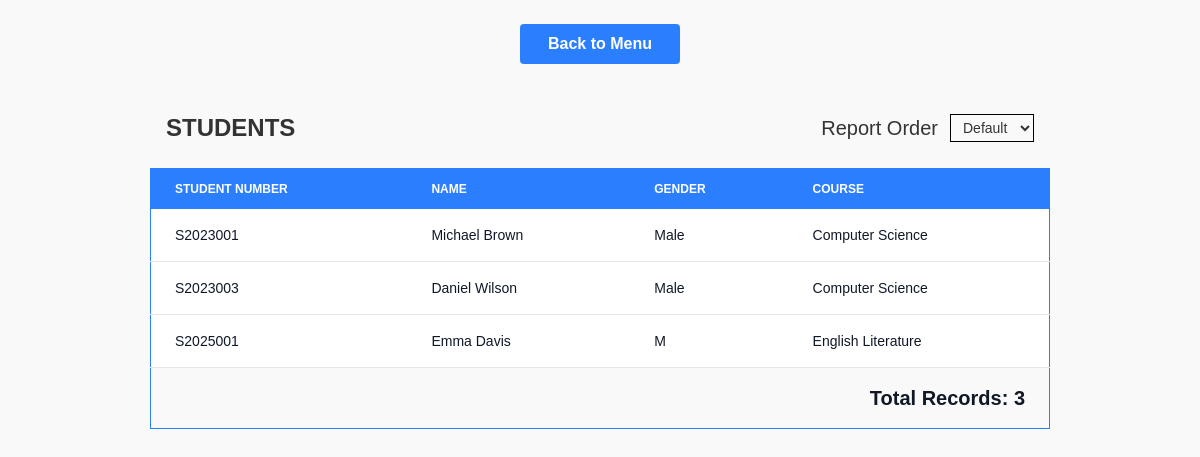
Page /list.php on the committed database.
### tables this page shows
CREATE TABLE IF NOT EXISTS `students` (
  `student_id` int NOT NULL AUTO_INCREMENT,
  `student_number` varchar(50) NOT NULL DEFAULT '0',
  `name` varchar(100) NOT NULL DEFAULT '0',
  `gender` varchar(10) NOT NULL DEFAULT 'Male',
  `course_id` int NOT NULL DEFAULT '0',
  PRIMARY KEY (`student_id`),
  KEY `FK_students_courses` (`course_id`),
  CONSTRAINT `FK_students_courses` FOREIGN KEY (`course_id`) REFERENCES `courses` (`course_id`) ON DELETE CASCADE ON UPDATE CASCADE
);

CREATE TABLE IF NOT EXISTS `courses` (
  `course_id` int NOT NULL AUTO_INCREMENT,
  `code` varchar(50) DEFAULT NULL,
  `name` varchar(100) DEFAULT NULL,
  PRIMARY KEY (`course_id`)
);

### list.php (the view, shortened to what this page needs)
<?php
require('partials/head.php');
$query = "
    select s.student_id, s.student_number, s.name as student_name, s.gender, c.name as course_name
    from students s
    join courses c on s.course_id = c.course_id
";
$stmt = $connection->prepare($query);
$stmt->execute();
$students = $stmt->fetchAll();
?>
<body x-data="{sort: null}" class="flex justify-content flex-col items-center gap-y-6">
    <button class="bg-blue-500 mt-6 w-40 cursor-pointer text-white font-bold py-2 px-4 rounded">
        <a href="/index.php">Back to Menu</a>
    </button>
    <div class="w-full md:w-3/4 mx-auto px-4 gap-x-4 flex flex-col sm:flex-row justify-between items-start sm:items-center">
        <h1 class="text-2xl font-bold mt-6">STUDENTS</h1>
        <div class="flex flex-col sm:flex-row items-start sm:items-center gap-2 sm:gap-x-3 mt-4 sm:mt-6">
            <h1 class="text-lg sm:text-xl">Report Order</h1>
            <select name="sort" id="sort" @change="window.location.href = `list.php?sort=${$event.target.value}`"
                class="border border-black py-1 px-2 text-sm">
                <option value="">Default</option>
            </select>
        </div>
    </div>
    <div class="w-full flex  md:justify-center overflow-x-auto">
        <table class="w-full min-w-[500px] md:max-w-3/4 text-xs sm:text-sm border border-blue-500 text-left rtl:text-right text-gray-500">
            <thead class="text-xs text-white uppercase bg-blue-500">
                <tr>
                    <th scope="col" class="px-2 sm:px-6 py-3">
                        Student Number
                    </th>
                    <th scope="col" class="px-2 sm:px-6 py-3">
                        Name
                    </th>
                    <th scope="col" class="px-2 sm:px-6 py-3">
                        Gender
                    </th>
                    <th scope="col" class="px-2 sm:px-6 py-3">
                        Course
                    </th>
                </tr>
            </thead>
            <tbody>
                <?php
                foreach ($students as $student) {
                    echo '<tr class="bg-white border-b dark:bg-gray-800 dark:border-gray-700 border-gray-200">';
                    echo '<th scope="row" class="px-2 sm:px-6 py-4 font-medium text-gray-900 dark:text-white break-words">';
                    echo $student['student_number'];
                    echo '</th>';
                    echo '<th scope="row" class="px-2 sm:px-6 py-4 font-medium text-gray-900 dark:text-white break-words">';
                    echo $student['student_name'];
                    echo '</th>';
                    echo '<th scope="row" class="px-2 sm:px-6 py-4 font-medium text-gray-900 dark:text-white break-words">';
                    echo $student['gender'];
                    echo '</th>';
                    echo '<th scope="row" class="px-2 sm:px-6 py-4 font-medium text-gray-900 dark:text-white break-words">';
                    echo $student['course_name'];
                    echo '</th>';
                    echo '</tr>';
                }
                ?>
                <tr>
                    <th scope="row" colspan=4
                        class="px-2 sm:px-6 py-4 text-end text-gray-900 text-lg sm:text-xl font-bold dark:text-white break-words">
                        Total
                        Records: <?= count($students) ?></th>
                </tr>
            </tbody>
        </table>
    </div>
</body>
<?php
require('partials/footer.php')
?>

### partials/head.php (shortened to what this page needs)
<!DOCTYPE html>
<html lang="en">
<head>
    <script src="https://cdn.jsdelivr.net/npm/@tailwindcss/browser@4"></script>
</head>

### partials/footer.php
</html>

### partials/head.php (style rules this page uses)
html, body { height: 100%; margin: 0; padding: 0; font-family: sans-serif; font-weight: 100; background-color: #f9f9f9; color: #333; box-sizing: border-box; }

### rows in the picture
students: student_number "S2023001", name "Michael Brown", gender "Male", course.name "Computer Science"
students: student_number "S2023003", name "Daniel Wilson", gender "Male", course.name "Computer Science"
students: student_number "S2025001", name "Emma Davis", gender "M", course.name "English Literature"

### other values in the picture
count($students) "3"
